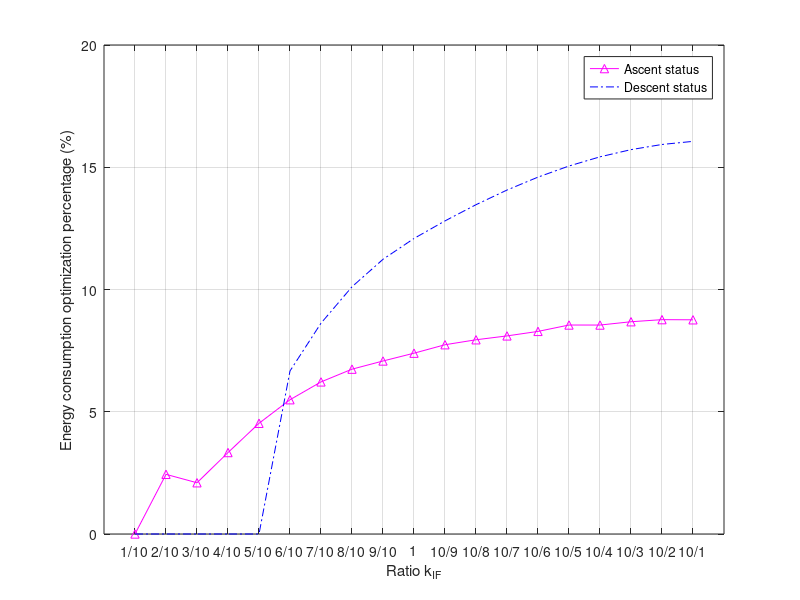
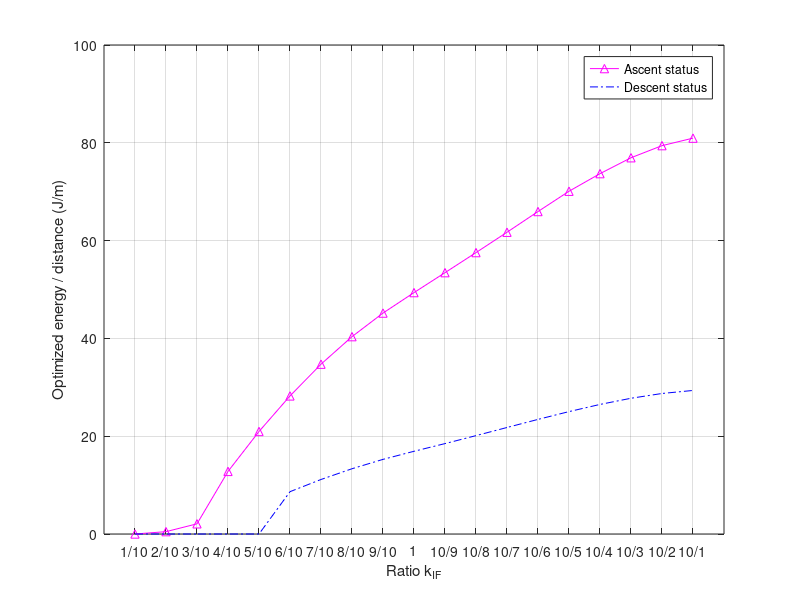

Source code (MATLAB) for these figures, in order:
clear all;
close all;
clc
nn=1;
W=20;
%r=0.2725;
aird=1.168;
A=0.214;
% b=2;
% c=0.03175;
s=0.045;
%kk=0.17; 
k=0.11;
%del=0.012;
del=0.011;
%C_t=5.013e-5/(aird*A*(r^2));
%C_t=7.173e-5/(aird*A*(r^2));
C_t=1.195e-3;
SFP=0.009;
SFP2=0.377;
%SFP2=0.19;
%SFP_2=0.377;
v0=6.325;
n=4;
pb=W^(3/2)*C_t^(-3/2)*del*s/(8*sqrt(n*aird*A));
pin=(1+k)*W^(3/2)/sqrt(2*n*aird*A);
p1=3*del*s*sqrt(W*n*aird*A/C_t)/8;
p2=n*SFP*aird/2;
p3=2*v0^2;
p4=n*A*aird/4;
p5=p4^2;
p6=2*W/(n*aird*A);
p7=SFP2^2/A^2;
p8=n*SFP2*aird;
p9=n*aird*SFP2/4;
eup=[57274.5,48388.7,48300.9,48217.1,48207.6,48205.1,48207,48205,48230.5,48221.3,48192,48201.4,48214.8,48213.9,48177.6,48224,48216,48206.5,48226.7];
tup=[166.667,116.8461,114.0891,114.7533,114.9403,114.9328,115.0163,114.8443,114.712,114.7457,115.1695,115.0841,114.826,114.8187,115.22,114.7172,114.9339,114.8629,114.7135];
dup=[5024.93,2550.26,1838.6,1988.23,1991.9,1987.92,1989.4,1990,1987.72,1986.31,1990.56,1989.44,1987.75,1991,1995.24,1990.53,1992.14,1991.35,1989.76];
ddown=[5024.93,2550.26,1739.8,1346.3,1118.04,1747.76,1747.76,1747.76,1747.76,1747.76,1747.76,1747.76,1747.76,1747.76,1747.76,1747.76,1747.76,1747.76,1747.76];
edown=[40362.3,17019.8,16321.2,16583.8,17041.2,16321.1,16321.1,16321.1,16321.1,16321.1,16321.1,16321.1,16321.1,16321.1,16321.1,16321.1,16321.1,16321.1,16321.1];
tdown=[166.6667,100,100,100,100,100,100,100,100,100,100,100,100,100,100,100,100,100,100];
r1=[1/10,2/10,3/10,4/10,5/10,6/10,7/10,8/10,9/10,1,10/9,10/8,10/7,10/6,10/5,10/4,10/3,10/2,10/1];
for i=1:length(r1),
rd(i)=500*sqrt((1/r1(i)^2)+1);
end
for j=1:length(eup),
vup(j)=500/tup(j);
vdown(j)=500/tdown(j);
vhor1(j)=vup(j)/r1(j);
vhor2(j)=vdown(j)/r1(j);
vhu(j)=(pin+pb+(p1*vhor1(j)^2)+(pin*(sqrt(sqrt(1+(vhor1(j)^4/(4*v0^4)))-(vhor1(j)^2/(2*v0^2)))-1))+(p2*vhor1(j)^2)+(W*vup(j)/2)+(n*SFP2*aird*(vup(j))^3/4)+(((W/2)+(n*SFP2*aird*(vup(j))^2/4))*sqrt((2*W/(n*aird*A))+((1+(SFP2/A))*(vup(j))^2))))*(500/vup(j));
vhd(j)=(pin+pb+(p1*vhor2(j)^2)+(pin*(sqrt(sqrt(1+(vhor2(j)^4/(4*v0^4)))-(vhor2(j)^2/(2*v0^2)))-1))+(p2*vhor2(j)^2)+(W*vdown(j)/2)-(n*SFP2*aird*(vdown(j))^3/4)+(((W/2)-(n*SFP2*aird*(vdown(j))^2/4))*sqrt((2*W/(n*aird*A))+((1-(SFP2/A))*(vdown(j))^2))))*(500/vdown(j));
end
for i=1:length(eup),
fup(i)=(abs(eup(i)-vhu(i))/vhu(i))*100;
fdown(i)=(abs(edown(i)-vhd(i))/vhd(i))*100;
end
for i=1:19,
fru(i)=abs((eup(i)/dup(i))-(vhu(i)/rd(i)));
frd(i)=abs((edown(i)/ddown(i))-(vhd(i)/rd(i)));
end
frd(1:5)=0;
fru(1)=0;
figure;
x1=1:1:19;
plot(x1,fup,'-^m');
hold on
plot(x1,fdown,'-.b');
grid on
box on
%x2=[30,60,90,120,150,180,210,240,270,300];
legend('Ascent status','Descent status');
set(gca, 'xTick', [1:1:19]);
set(gca,'XTickLabel',{'1/10','2/10','3/10','4/10','5/10','6/10','7/10','8/10','9/10','1','10/9','10/8','10/7','10/6','10/5','10/4','10/3','10/2','10/1'})
xlabel('Ratio k_{IF}')
ylabel('Energy consumption optimization percentage (%)')
%set(gca,'xtick', [1:1:8],'XTickLabel',['1/10','2/10','3/10','4/10','5/10','6/10','7/10','8/10','9/10','1','10/9','10/8','10/7','10/6','10/5','10/4','10/3','10/2','10/1']);
figure;
x1=1:1:19;
plot(x1,fru,'-^m');
hold on
plot(x1,frd,'-.b');
grid on;
box on;
legend('Ascent status','Descent status');
set(gca, 'xTick', [1:1:19]);
set(gca,'XTickLabel',{'1/10','2/10','3/10','4/10','5/10','6/10','7/10','8/10','9/10','1','10/9','10/8','10/7','10/6','10/5','10/4','10/3','10/2','10/1'})
xlabel('Ratio k_{IF}')
ylabel('Optimized energy / distance (J/m)')